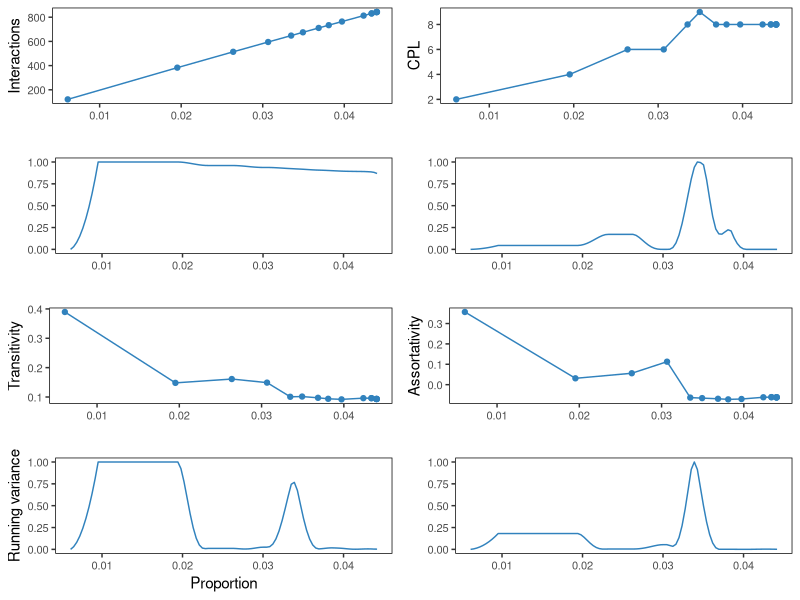

R code for this plot:
require(ggplot2)
require(reshape)
require(scales)

# setwd('../output')

multiplot <- function(..., plotlist=NULL, file, cols=1, layout=NULL) {
  require(grid)

  # Make a list from the ... arguments and plotlist
  plots <- c(list(...), plotlist)

  numPlots = length(plots)

  # If layout is NULL, then use 'cols' to determine layout
  if (is.null(layout)) {
    # Make the panel
    # ncol: Number of columns of plots
    # nrow: Number of rows needed, calculated from # of cols
    layout <- matrix(seq(1, cols * ceiling(numPlots/cols)),
                    ncol = cols, nrow = ceiling(numPlots/cols))
  }

 if (numPlots==1) {
    print(plots[[1]])

  } else {
    # Set up the page
    grid.newpage()
    pushViewport(viewport(layout = grid.layout(nrow(layout), ncol(layout))))

    # Make each plot, in the correct location
    for (i in 1:numPlots) {
      # Get the i,j matrix positions of the regions that contain this subplot
      matchidx <- as.data.frame(which(layout == i, arr.ind = TRUE))

      print(plots[[i]], vp = viewport(layout.pos.row = matchidx$row,
                                      layout.pos.col = matchidx$col))
    }
  }
}

network_stats_single_plot <- function (stats) {
	
	measure=names(stats)[2]
	stat_plot = ggplot(data=stats,aes_string(x="Proportion",y=measure)) + geom_line(aes(),colour="#3182BD") + 
	geom_point(aes(),colour="#3182BD")+theme(panel.border=element_rect(colour="black",fill=NA),panel.grid.minor=element_blank(),
	panel.grid.major=element_blank(),panel.background=element_blank(),legend.position="none",
	axis.text=element_text(size=8)) + xlab("")

	return(stat_plot)

	}


running_variance_plot <- function (stats) {
	
	measure=names(stats)[2]
	stat_plot = ggplot(data=stats,aes_string(x="Proportion",y=measure)) + geom_line(aes(),colour="#3182BD")+theme(panel.border=element_rect(colour="black",fill=NA),panel.grid.minor=element_blank(),
	panel.grid.major=element_blank(),panel.background=element_blank(),legend.position="none",
	axis.text=element_text(size=8)) + xlab("") + ylab("")

	return(stat_plot)

	}


normalize_column <- function (x) {
	(x - min(x, na.rm=TRUE))/(max(x,na.rm=TRUE) - min(x, na.rm=TRUE))
	}



normalize_df <- function (data_file,cols=c(1,len(data_file))) {
	
	 for (i in cols[1]:cols[2]) {
	 	data_file[,i]=normalize_column(data_file[,i])
	 	}
	 
	 return (data_file)
	 }
	


topology_measures=read.table("summary_binary_by_proportion_ntwk_covered.txt",header=T)
running_variances=read.table("running_variance_binary_by_proportion_ntwk_covered.txt",header=T)
norm_rv=normalize_df(running_variances,c(2,5))



interactions <- topology_measures[1:2]
transitivity = cbind(topology_measures[1], topology_measures[3])
cpl = cbind(topology_measures[1], topology_measures[4])
assortativity = cbind(topology_measures[1], topology_measures[5])

int_plot=network_stats_single_plot(interactions)
trans_plot=network_stats_single_plot(transitivity)
cpl_plot=network_stats_single_plot(cpl)
assort_plot=network_stats_single_plot(assortativity)


interactions_var <- norm_rv[1:2]
transitivity_var = cbind(norm_rv[1], norm_rv[3])
cpl_var = cbind(norm_rv[1], norm_rv[4])
assortativity_var = cbind(norm_rv[1], norm_rv[5])

int_plot_var=running_variance_plot(interactions_var)
trans_plot_var= running_variance_plot(transitivity_var) + xlab("Proportion") + ylab("Running variance")
cpl_plot_var= running_variance_plot(cpl_var)
assort_plot_var= running_variance_plot(assortativity_var)

multiplot(int_plot, int_plot_var, trans_plot,  trans_plot_var, cpl_plot, cpl_plot_var, assort_plot,assort_plot_var,cols=2)
